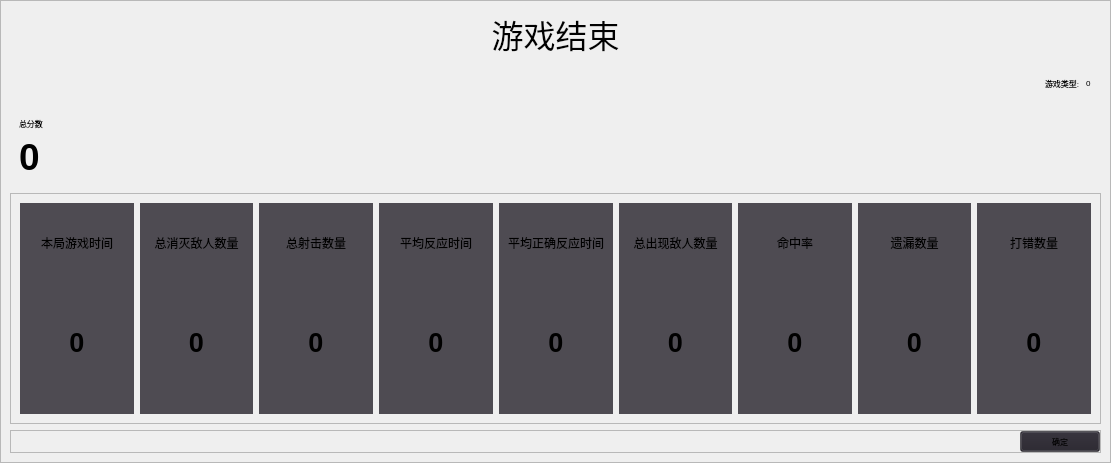
<?xml version="1.0" encoding="UTF-8"?>
<ui version="4.0">
 <class>GameOverWidget</class>
 <widget class="QWidget" name="GameOverWidget">
  <property name="geometry">
   <rect>
    <x>0</x>
    <y>0</y>
    <width>1111</width>
    <height>463</height>
   </rect>
  </property>
  <property name="windowTitle">
   <string>GameOverWidget</string>
  </property>
  <property name="styleSheet">
   <string notr="true">*{
	color:white;
}

GameOverWidget{

	background-color:#404142;

}

GameOverWidget &gt; QFrame{
	
	background-image: url(:/BCIGameOverData/gameover_bgpic.png);
	background-repeat:no-repeat;
	background-position:center center
	
}
</string>
  </property>
  <layout class="QVBoxLayout" name="verticalLayout_9">
   <property name="spacing">
    <number>0</number>
   </property>
   <property name="leftMargin">
    <number>0</number>
   </property>
   <property name="topMargin">
    <number>0</number>
   </property>
   <property name="rightMargin">
    <number>0</number>
   </property>
   <property name="bottomMargin">
    <number>0</number>
   </property>
   <item>
    <widget class="QFrame" name="frame_2">
     <property name="font">
      <font>
       <pointsize>6</pointsize>
      </font>
     </property>
     <property name="styleSheet">
      <string notr="true"/>
     </property>
     <property name="frameShape">
      <enum>QFrame::StyledPanel</enum>
     </property>
     <property name="frameShadow">
      <enum>QFrame::Raised</enum>
     </property>
     <layout class="QVBoxLayout" name="verticalLayout_8">
      <item>
       <widget class="QLabel" name="label">
        <property name="font">
         <font>
          <pointsize>24</pointsize>
         </font>
        </property>
        <property name="text">
         <string>游戏结束</string>
        </property>
        <property name="alignment">
         <set>Qt::AlignCenter</set>
        </property>
       </widget>
      </item>
      <item>
       <widget class="QWidget" name="widget" native="true">
        <layout class="QHBoxLayout" name="horizontalLayout">
         <item>
          <spacer name="horizontalSpacer">
           <property name="orientation">
            <enum>Qt::Horizontal</enum>
           </property>
           <property name="sizeHint" stdset="0">
            <size>
             <width>40</width>
             <height>20</height>
            </size>
           </property>
          </spacer>
         </item>
         <item>
          <widget class="QLabel" name="lbl1">
           <property name="text">
            <string>游戏类型:</string>
           </property>
          </widget>
         </item>
         <item>
          <widget class="QLabel" name="GameType">
           <property name="text">
            <string>0</string>
           </property>
          </widget>
         </item>
        </layout>
       </widget>
      </item>
      <item>
       <widget class="QWidget" name="widget_2" native="true">
        <layout class="QVBoxLayout" name="verticalLayout">
         <item>
          <widget class="QLabel" name="lbl2">
           <property name="text">
            <string>总分数</string>
           </property>
          </widget>
         </item>
         <item>
          <widget class="QLabel" name="TotalScore">
           <property name="font">
            <font>
             <pointsize>28</pointsize>
             <weight>75</weight>
             <bold>true</bold>
            </font>
           </property>
           <property name="text">
            <string>0</string>
           </property>
          </widget>
         </item>
        </layout>
       </widget>
      </item>
      <item>
       <widget class="QFrame" name="frame">
        <property name="styleSheet">
         <string notr="true">.QWidget{

	background-color: rgba(37, 34, 43, 0.8);
	border-style:solid;
	border-width:1px;

}</string>
        </property>
        <property name="frameShape">
         <enum>QFrame::StyledPanel</enum>
        </property>
        <property name="frameShadow">
         <enum>QFrame::Raised</enum>
        </property>
        <layout class="QHBoxLayout" name="horizontalLayout_2">
         <item>
          <widget class="QWidget" name="widget_7" native="true">
           <layout class="QVBoxLayout" name="verticalLayout_6" stretch="1,2">
            <item>
             <widget class="QLabel" name="lbl7">
              <property name="text">
               <string>本局游戏时间</string>
              </property>
              <property name="alignment">
               <set>Qt::AlignCenter</set>
              </property>
             </widget>
            </item>
            <item>
             <widget class="QLabel" name="TotalGameTime">
              <property name="font">
               <font>
                <pointsize>20</pointsize>
                <weight>75</weight>
                <bold>true</bold>
               </font>
              </property>
              <property name="styleSheet">
               <string notr="true"/>
              </property>
              <property name="text">
               <string>0</string>
              </property>
              <property name="alignment">
               <set>Qt::AlignCenter</set>
              </property>
             </widget>
            </item>
           </layout>
          </widget>
         </item>
         <item>
          <widget class="QWidget" name="widget_5" native="true">
           <layout class="QVBoxLayout" name="verticalLayout_4" stretch="1,2">
            <item>
             <widget class="QLabel" name="lbl5">
              <property name="text">
               <string>总消灭敌人数量</string>
              </property>
              <property name="alignment">
               <set>Qt::AlignCenter</set>
              </property>
             </widget>
            </item>
            <item>
             <widget class="QLabel" name="TotalKillNum">
              <property name="font">
               <font>
                <pointsize>20</pointsize>
                <weight>75</weight>
                <bold>true</bold>
               </font>
              </property>
              <property name="text">
               <string>0</string>
              </property>
              <property name="alignment">
               <set>Qt::AlignCenter</set>
              </property>
             </widget>
            </item>
           </layout>
          </widget>
         </item>
         <item>
          <widget class="QWidget" name="widget_6" native="true">
           <layout class="QVBoxLayout" name="verticalLayout_5" stretch="1,2">
            <item>
             <widget class="QLabel" name="lbl6">
              <property name="text">
               <string>总射击数量</string>
              </property>
              <property name="alignment">
               <set>Qt::AlignCenter</set>
              </property>
             </widget>
            </item>
            <item>
             <widget class="QLabel" name="TotalFire">
              <property name="font">
               <font>
                <pointsize>20</pointsize>
                <weight>75</weight>
                <bold>true</bold>
               </font>
              </property>
              <property name="text">
               <string>0</string>
              </property>
              <property name="alignment">
               <set>Qt::AlignCenter</set>
              </property>
             </widget>
            </item>
           </layout>
          </widget>
         </item>
         <item>
          <widget class="QWidget" name="widget_3" native="true">
           <property name="layoutDirection">
            <enum>Qt::LeftToRight</enum>
           </property>
           <layout class="QVBoxLayout" name="verticalLayout_2" stretch="1,2">
            <item>
             <widget class="QLabel" name="lbl3">
              <property name="text">
               <string>平均反应时间</string>
              </property>
              <property name="alignment">
               <set>Qt::AlignCenter</set>
              </property>
             </widget>
            </item>
            <item>
             <widget class="QLabel" name="AverageReactTime">
              <property name="font">
               <font>
                <pointsize>20</pointsize>
                <weight>75</weight>
                <bold>true</bold>
               </font>
              </property>
              <property name="text">
               <string>0</string>
              </property>
              <property name="alignment">
               <set>Qt::AlignCenter</set>
              </property>
             </widget>
            </item>
           </layout>
          </widget>
         </item>
         <item>
          <widget class="QWidget" name="widget_11" native="true">
           <property name="layoutDirection">
            <enum>Qt::LeftToRight</enum>
           </property>
           <layout class="QVBoxLayout" name="verticalLayout_12" stretch="1,2">
            <item>
             <widget class="QLabel" name="lbl3_2">
              <property name="text">
               <string>平均正确反应时间</string>
              </property>
              <property name="alignment">
               <set>Qt::AlignCenter</set>
              </property>
             </widget>
            </item>
            <item>
             <widget class="QLabel" name="AverageRightReactTime">
              <property name="font">
               <font>
                <pointsize>20</pointsize>
                <weight>75</weight>
                <bold>true</bold>
               </font>
              </property>
              <property name="text">
               <string>0</string>
              </property>
              <property name="alignment">
               <set>Qt::AlignCenter</set>
              </property>
             </widget>
            </item>
           </layout>
          </widget>
         </item>
         <item>
          <widget class="QWidget" name="widget_4" native="true">
           <layout class="QVBoxLayout" name="verticalLayout_3" stretch="1,2">
            <item>
             <widget class="QLabel" name="lbl4">
              <property name="text">
               <string>总出现敌人数量</string>
              </property>
              <property name="alignment">
               <set>Qt::AlignCenter</set>
              </property>
             </widget>
            </item>
            <item>
             <widget class="QLabel" name="TotalEnemyNum">
              <property name="font">
               <font>
                <pointsize>20</pointsize>
                <weight>75</weight>
                <bold>true</bold>
               </font>
              </property>
              <property name="text">
               <string>0</string>
              </property>
              <property name="alignment">
               <set>Qt::AlignCenter</set>
              </property>
             </widget>
            </item>
           </layout>
          </widget>
         </item>
         <item>
          <widget class="QWidget" name="widget_8" native="true">
           <property name="styleSheet">
            <string notr="true"/>
           </property>
           <layout class="QVBoxLayout" name="verticalLayout_7" stretch="1,2">
            <item>
             <widget class="QLabel" name="lbl8">
              <property name="text">
               <string>命中率</string>
              </property>
              <property name="alignment">
               <set>Qt::AlignCenter</set>
              </property>
             </widget>
            </item>
            <item>
             <widget class="QLabel" name="HitRate">
              <property name="font">
               <font>
                <pointsize>20</pointsize>
                <weight>75</weight>
                <bold>true</bold>
               </font>
              </property>
              <property name="text">
               <string>0</string>
              </property>
              <property name="alignment">
               <set>Qt::AlignCenter</set>
              </property>
             </widget>
            </item>
           </layout>
          </widget>
         </item>
         <item>
          <widget class="QWidget" name="widget_9" native="true">
           <property name="styleSheet">
            <string notr="true"/>
           </property>
           <layout class="QVBoxLayout" name="verticalLayout_10" stretch="1,2">
            <item>
             <widget class="QLabel" name="lbl8_2">
              <property name="text">
               <string>遗漏数量</string>
              </property>
              <property name="alignment">
               <set>Qt::AlignCenter</set>
              </property>
             </widget>
            </item>
            <item>
             <widget class="QLabel" name="TotalMissNum">
              <property name="font">
               <font>
                <pointsize>20</pointsize>
                <weight>75</weight>
                <bold>true</bold>
               </font>
              </property>
              <property name="text">
               <string>0</string>
              </property>
              <property name="alignment">
               <set>Qt::AlignCenter</set>
              </property>
             </widget>
            </item>
           </layout>
          </widget>
         </item>
         <item>
          <widget class="QWidget" name="widget_10" native="true">
           <property name="styleSheet">
            <string notr="true"/>
           </property>
           <layout class="QVBoxLayout" name="verticalLayout_11" stretch="1,2">
            <item>
             <widget class="QLabel" name="lbl8_3">
              <property name="text">
               <string>打错数量</string>
              </property>
              <property name="alignment">
               <set>Qt::AlignCenter</set>
              </property>
             </widget>
            </item>
            <item>
             <widget class="QLabel" name="TotalWrongNum">
              <property name="font">
               <font>
                <pointsize>20</pointsize>
                <weight>75</weight>
                <bold>true</bold>
               </font>
              </property>
              <property name="text">
               <string>0</string>
              </property>
              <property name="alignment">
               <set>Qt::AlignCenter</set>
              </property>
             </widget>
            </item>
           </layout>
          </widget>
         </item>
        </layout>
       </widget>
      </item>
      <item>
       <widget class="QFrame" name="frame_3">
        <property name="frameShape">
         <enum>QFrame::StyledPanel</enum>
        </property>
        <property name="frameShadow">
         <enum>QFrame::Raised</enum>
        </property>
        <layout class="QHBoxLayout" name="horizontalLayout_3">
         <property name="spacing">
          <number>0</number>
         </property>
         <property name="leftMargin">
          <number>0</number>
         </property>
         <property name="topMargin">
          <number>0</number>
         </property>
         <property name="rightMargin">
          <number>0</number>
         </property>
         <property name="bottomMargin">
          <number>0</number>
         </property>
         <item>
          <spacer name="horizontalSpacer_2">
           <property name="orientation">
            <enum>Qt::Horizontal</enum>
           </property>
           <property name="sizeHint" stdset="0">
            <size>
             <width>40</width>
             <height>20</height>
            </size>
           </property>
          </spacer>
         </item>
         <item>
          <widget class="QPushButton" name="confirmBtn">
           <property name="styleSheet">
            <string notr="true">QPushButton{
	
	background-color: rgba(37, 34, 43,0.5);
}</string>
           </property>
           <property name="text">
            <string>确定</string>
           </property>
          </widget>
         </item>
        </layout>
       </widget>
      </item>
     </layout>
    </widget>
   </item>
  </layout>
 </widget>
 <resources/>
 <connections/>
</ui>
